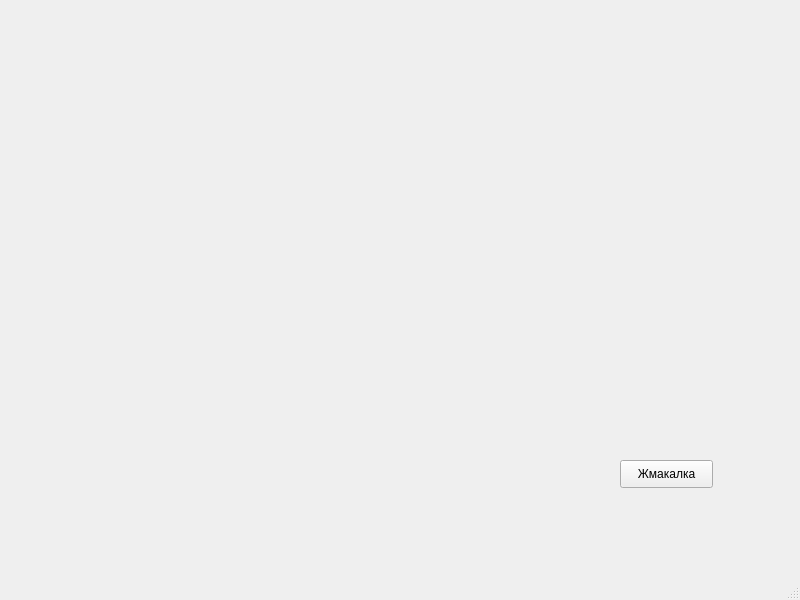
<?xml version="1.0" encoding="UTF-8"?>
<ui version="4.0">
 <class>MainWindow</class>
 <widget class="QMainWindow" name="MainWindow">
  <property name="geometry">
   <rect>
    <x>0</x>
    <y>0</y>
    <width>800</width>
    <height>600</height>
   </rect>
  </property>
  <property name="windowTitle">
   <string>MainWindow</string>
  </property>
  <widget class="QWidget" name="centralwidget">
   <widget class="QPushButton" name="pushButton">
    <property name="geometry">
     <rect>
      <x>620</x>
      <y>460</y>
      <width>93</width>
      <height>28</height>
     </rect>
    </property>
    <property name="text">
     <string>Жмакалка</string>
    </property>
   </widget>
   <widget class="QLabel" name="qp">
    <property name="geometry">
     <rect>
      <x>80</x>
      <y>30</y>
      <width>521</width>
      <height>431</height>
     </rect>
    </property>
    <property name="text">
     <string/>
    </property>
   </widget>
  </widget>
  <widget class="QMenuBar" name="menubar">
   <property name="geometry">
    <rect>
     <x>0</x>
     <y>0</y>
     <width>800</width>
     <height>26</height>
    </rect>
   </property>
  </widget>
  <widget class="QStatusBar" name="statusbar"/>
 </widget>
 <resources/>
 <connections/>
</ui>
